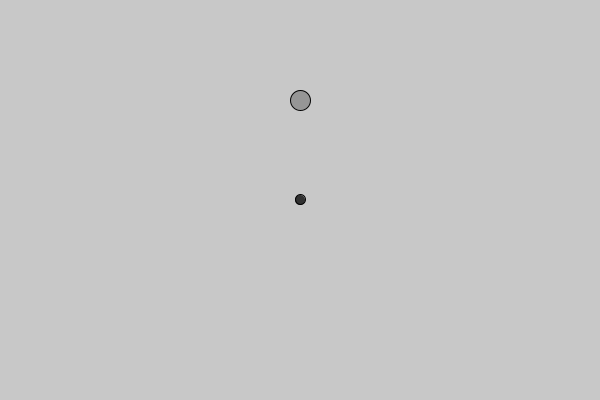
Frame 1 (no input)
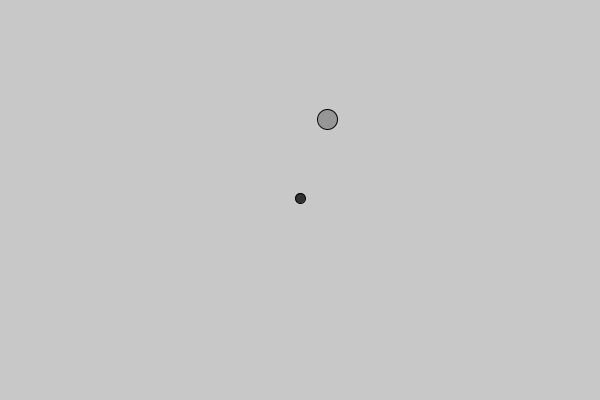
Frame 60 (the mouse pressed at the canvas centre just before this capture)
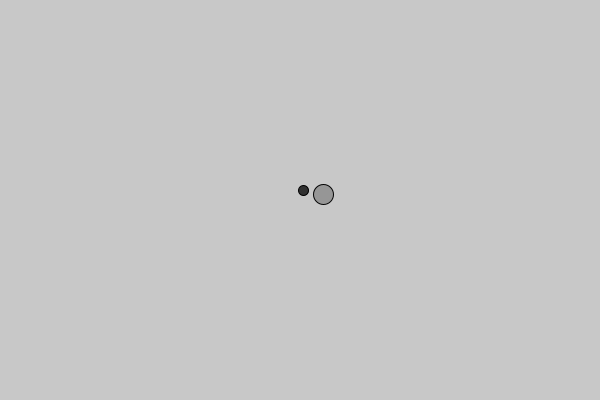
Frame 120 (the mouse held since frame 60 and released just before this capture)

The Processing sketch that drew these frames (run headless with seeded random() and noise(); from frame 60 on, the mouse is pressed at the canvas centre):

// Processing sketch: III_5_Mutual_Attraction
// ── III_5_Mutual_Attraction.pde
Mover m;
Mover a;

void setup() {
  size(600, 400);
  m = new Mover();
  a = new Mover(100);
}

void draw() {
  background(200);
  
  PVector gravity = a.attract(m);
  m.applyForce(gravity);
  
  gravity = m.attract(a);
  a.applyForce(gravity);
  
  a.update();
  a.display();
  
  m.update();
  m.display();
}
// ── Mover.pde
class Mover {
  PVector pos;
  PVector vel;
  PVector acc;
  float mass;
  
  Mover() {
    pos = new PVector(width/2, height/4);
    vel = new PVector(0.5, 0);
    acc = new PVector(0, 0);
    mass = 10;
  }
  
  Mover(float weight) {
    pos = new PVector(width/2, height/2);
    vel = new PVector(0, 0);
    acc = new PVector(0, 0);
    mass = weight;
  }
  
  PVector attract(Mover m) {
    float G = 1;
    
    PVector force = PVector.sub(pos, m.pos);
    float dsq = force.magSq(); 
    force.normalize();
    
    float strength = (G * mass * m.mass) / dsq;
    force.mult(strength);
    
    return force;
  }
  
  void applyForce(PVector force) {
    PVector f = PVector.div(force, mass);
    acc.add(f);
  }
  
  void update() {
    vel.add(acc);
    pos.add(vel);
    acc.mult(0);
  }
  
  void edges() {
    if(pos.x > width || pos.x < 0) vel.x = -vel.x;
    if(pos.y > height || pos.y < 0) vel.y = -vel.y;
  }
  
  void display() {
    stroke(2);
    if(mass > 50) {
      fill(50);
      ellipse(pos.x, pos.y, mass/10, mass/10);
    }
    else {
      fill(150);
      ellipse(pos.x, pos.y, mass*2, mass*2);
    }
  }
}
